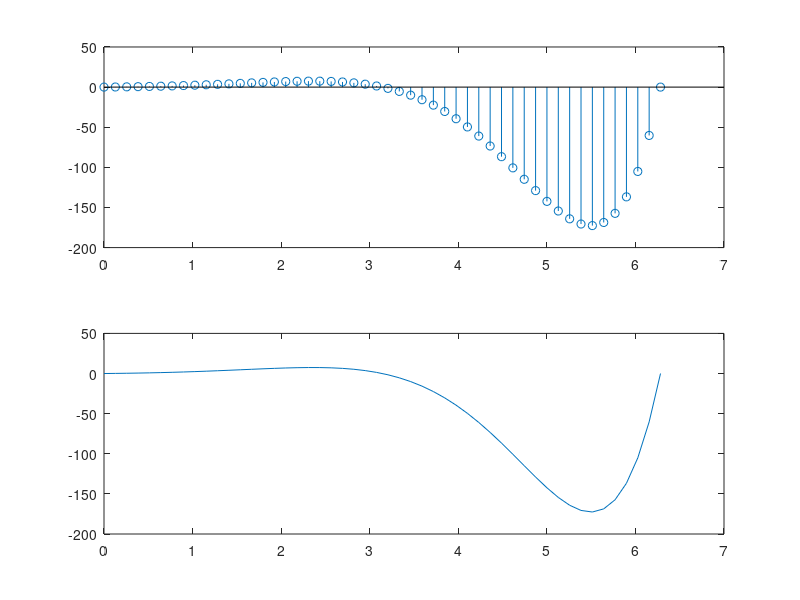

Write MATLAB code to recreate this figure.
figure();
X = linspace(0,2*pi,50)';
Y = (exp(X).*sin(X));
% descrete data
subplot(2,1,1);
stem(X,Y)
% continuous data
subplot(2,1,2);
plot(X,Y)
